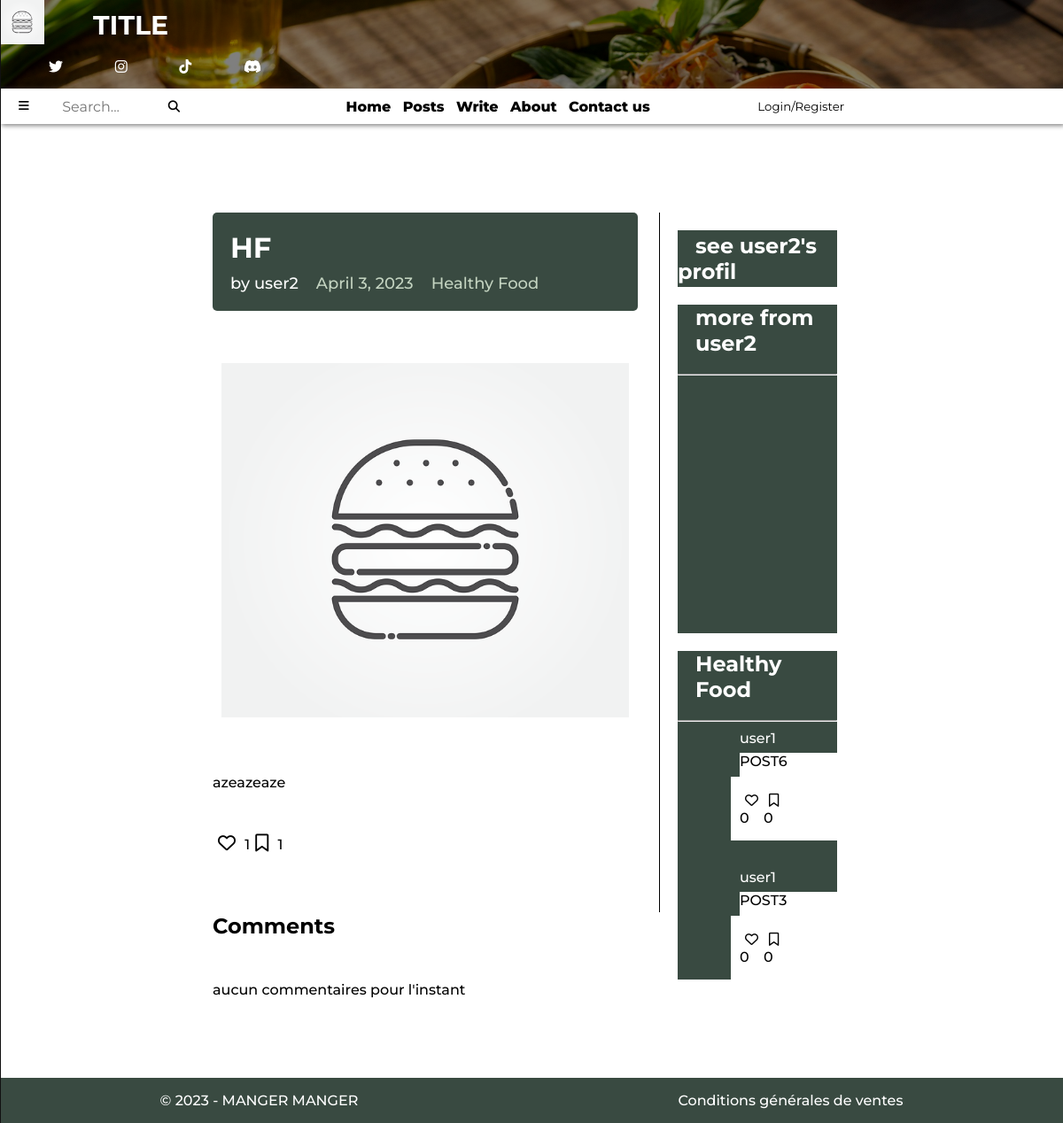
Before: /post_display/5/user2/Healthy Food/ with the older database file.
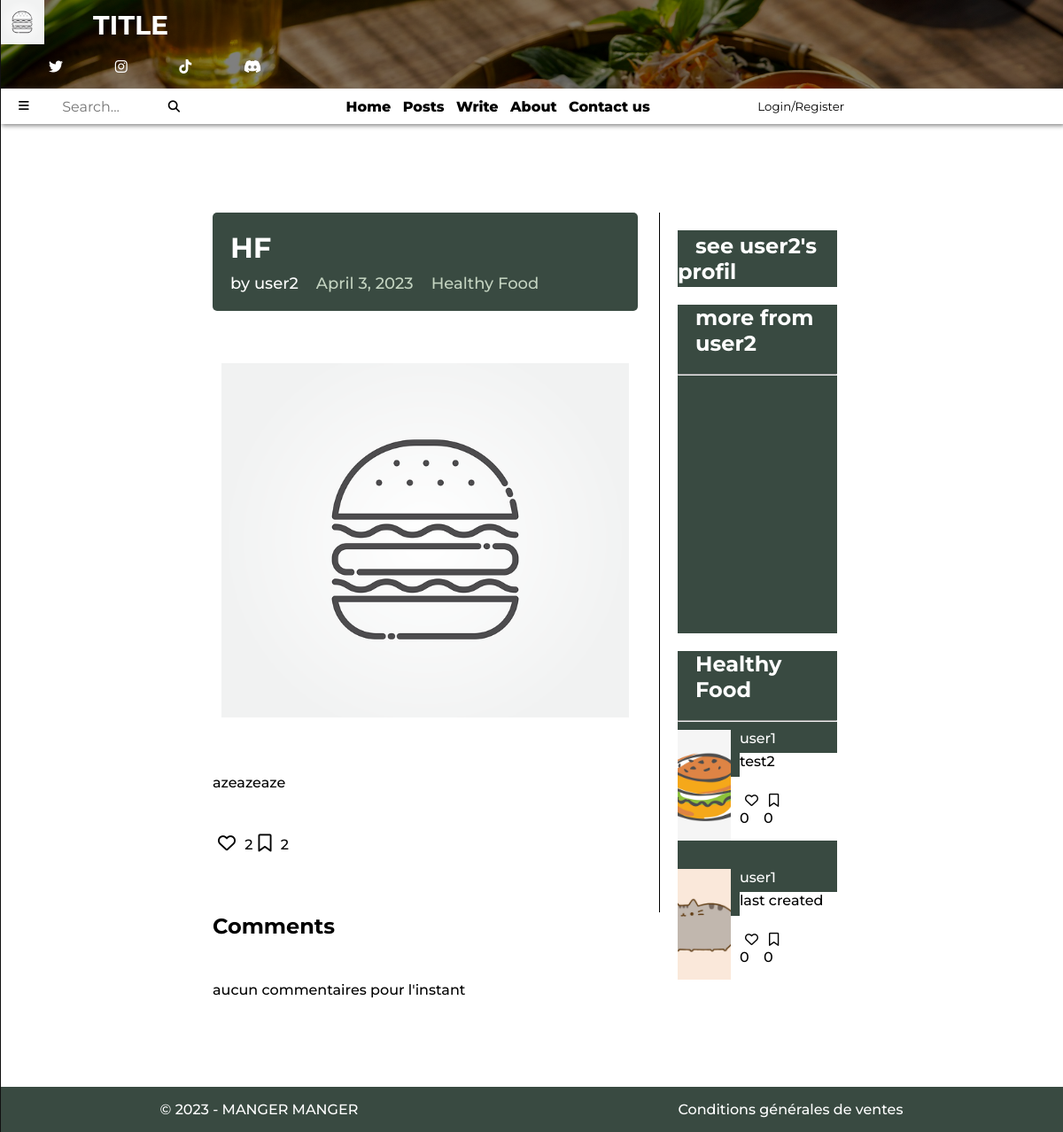
After: the same page with the newer database file.
### blog_app/models.py (models this page shows, shortened)
class PostModels(models.Model): # structure d'un article de blog
    class Categories(models.TextChoices): # permet de définir des choix textuels pour la catégorie
        Healthy_Food = 'Healthy Food' # Healthy Food ... sont les clés classées dans la BDD pour chaque catégories
        Organic_Cuisine = 'Organic Cuisine'
        Vegetarian_Food = 'Vegetarian Food'
    user_id= models.ForeignKey(UserModels, on_delete=models.CASCADE)
    categorie = models.fields.CharField(choices=Categories.choices, max_length=15)
    date = models.DateField(auto_now_add=True)
    title = models.CharField(max_length=30, blank=False)
    content = RichTextUploadingField(blank=False, null=True)
    image = models.ImageField(upload_to='posts_images/', blank=False, null=True)
    favoris = models.ManyToManyField(UserModels, blank=True, related_name='favoris')
    bookmark = models.ManyToManyField(UserModels, blank=True, related_name='bookmark')
    objects = PostManager()

class UserModels(AbstractUser):
    description = models.TextField(blank=True, null=True)
    objects = UserManager()

### blog_app/views.py (the view)
# urls.py: path('post_display/<int:pk>/<str:user_id>/<str:categorie>/', views.post_detail, name='post_detail'),
def post_detail(request, pk, user_id, categorie):
    post = get_object_or_404(models.PostModels, pk=pk)
    by_username = models.PostModels.objects.filter(user_id=request.user.id).exclude(id__in=[post.id]).order_by('-id')[:2]
    by_categorie = models.PostModels.objects.filter(categorie=categorie).exclude(id__in=[post.id]+[post2.id for post2 in by_username]).order_by('-id')[:2]
    comments = models.CommentModels.objects.filter(post=post).order_by('-id')
    if request.user.is_authenticated:
        form = forms.CreateCommentForm(request.POST)
        if request.method == "POST":
            if 'add-comment' in request.POST:
                button_value = request.POST['add-comment']
                if button_value == 'pressed':
                    content = request.POST.get('content')
                    models.CommentModels.objects.create(post=post, content=content)
                    return redirect('post_detail', pk=pk, username=user_id, categorie=categorie)
    else:
        form = None
    context = {
        'first_post': post,
        'post': post,
        'by_categorie': by_categorie,
        'by_username': by_username,
        'comments': comments,
        'form': form,
    }
    return render(request, 'blog_app/post/post_detail.html', context)

### blog_app/templates/blog_app/post/post_detail.html (shortened to what this page needs)
{% extends 'base.html' %}
    {% block stylesheet %}
    {% load static %}
    <link rel="stylesheet" href="{% static 'blog_app/post_detail.css' %}">
    {% endblock stylesheet %}
    {% block index %}
    {% include 'top_page.html' %}
    {% include 'nav.html' %}
    <div class="contents">
        <div class="main-content">
            <div class="content">
                <div class="banner">
                    <h1>{{ post.title }}</h1>
                    <div class="post-info">
                        <span>by {{ post.user_id.username }}</span>
                        <span class="date">{{ post.date }}</span>
                        <span class="category">{{ post.categorie }}</span>
                    </div>
                  </div>
                <br>
                <div class="post-img" style="background-image: url('{{ MEDIA_URL }}{{ post.image.url }}');">
                </div>
                <br>
                <br>
                <div class="content">{{ post.content|safe }}</div>
                <div class="icons">
                    {% include "blog_app/favori_btn.html" %}
                    {% include "blog_app/bookmark_btn.html" %}
                </div>
            </div>
            {% include "blog_app/comments.html" with pk=post.id|default_if_none:'' %}
        </div>
        <div class="more">
            <div class="box-user-profil-btn">
                <h2><a href="{% url 'account' user_id=post.user_id.id %}">see {{ post.user_id.username }}'s profil</a></h2>
            </div>
            <div class="more-posts">
                <h2>more from {{ post.user_id.username }}</h2>
                <hr>
                <div class="more-posts-grid">
                </div>
            </div>
            <div class="more-posts">
                <h2>{{ post.categorie }}</h2>
                <hr>
                <div class="more-posts-grid">
                    {% for post in by_categorie|slice:":2" %}
                            <div class="post">
                                <div class="post-img img-zoom"
                                    style="background-image: url('{{ MEDIA_URL }}{{ post.image.url }}');"
                                    onclick="location.href='{% url 'post_detail' pk=post.id user_id=post.user_id categorie=post.categorie %}'">
                                </div>
                            <div class="post-description">
                                <a href="{% url 'posts_filter' filter_by='username' value=post.user_id.id %}" class="author transition-btn">
                                    {{ post.user_id.username }}
                                </a>
                                <div class="description-text"
                                    onclick="location.href='{% url 'post_detail' pk=post.id user_id=post.user_id categorie=post.categorie %}'">
                                    {{ post.title|safe }}
                                </div>
                            </div>
                            <div class="icons boutons">
                                {% include "blog_app/favori_btn.html" %}
                                {% include "blog_app/bookmark_btn.html" %}
                            </div>
                            <div class="vide" onclick="location.href='{% url 'post_detail' pk=post.id user_id=post.user_id categorie=post.categorie %}'">
                            </div>
                        </div>
                    {% endfor %}
                </div>
            </div>
        </div>
    </div>
    {% include 'footer.html' %}
    {% endblock index %}

### blog_app/templates/blog_app/favori_btn.html
<div id="favori-btns{{ post.id }}">
  <p>
    <button
      hx-post="{% url 'add_remove_favori' post.id %}"
      hx-target="#favori-btns{{ post.id }}"
      hx-swap="#favori-btns{{ post.id }}">
      {% if user in post.favoris.all %}
        <i class="fa-solid fa-heart material-icons"></i>
      {% else %}
        <i class="fa-regular fa-heart material-icons"></i>
      {% endif %}
    </button>
    {{ post.favoris.count }}
  </p>
</div>

### blog_app/templates/blog_app/bookmark_btn.html
<div id="bookmark-btns{{ post.id }}">
  <p>
    <button
      hx-post="{% url 'add_remove_bookmark' post.id %}"
      hx-target="#bookmark-btns{{ post.id }}"
      hx-swap="#bookmark-btns{{ post.id }}">
      {% if user in post.bookmark.all %}
        <i class="fa-solid fa-bookmark material-icons"></i>
      {% else %}
        <i class="fa-regular fa-bookmark material-icons"></i>
      {% endif %}
    </button>
    {{ post.bookmark.count }}
  </p>
</div>

Changed rows visible on the page:
no longer on this page (row unchanged): PostModels: user_id.username "user1", title "POST6", favoris.count "0", bookmark.count "0"
no longer on this page (row unchanged): PostModels: user_id.username "user1", title "POST3", favoris.count "0", bookmark.count "0"
computed for PostModels "HF": favoris.count "1" → "2"; bookmark.count "1" → "2"
added PostModels: image (picture), user_id.username "user1", title "test2", favoris.count "0", bookmark.count "0"
added PostModels: image (picture), user_id.username "user1", title "last created", favoris.count "0", bookmark.count "0"
